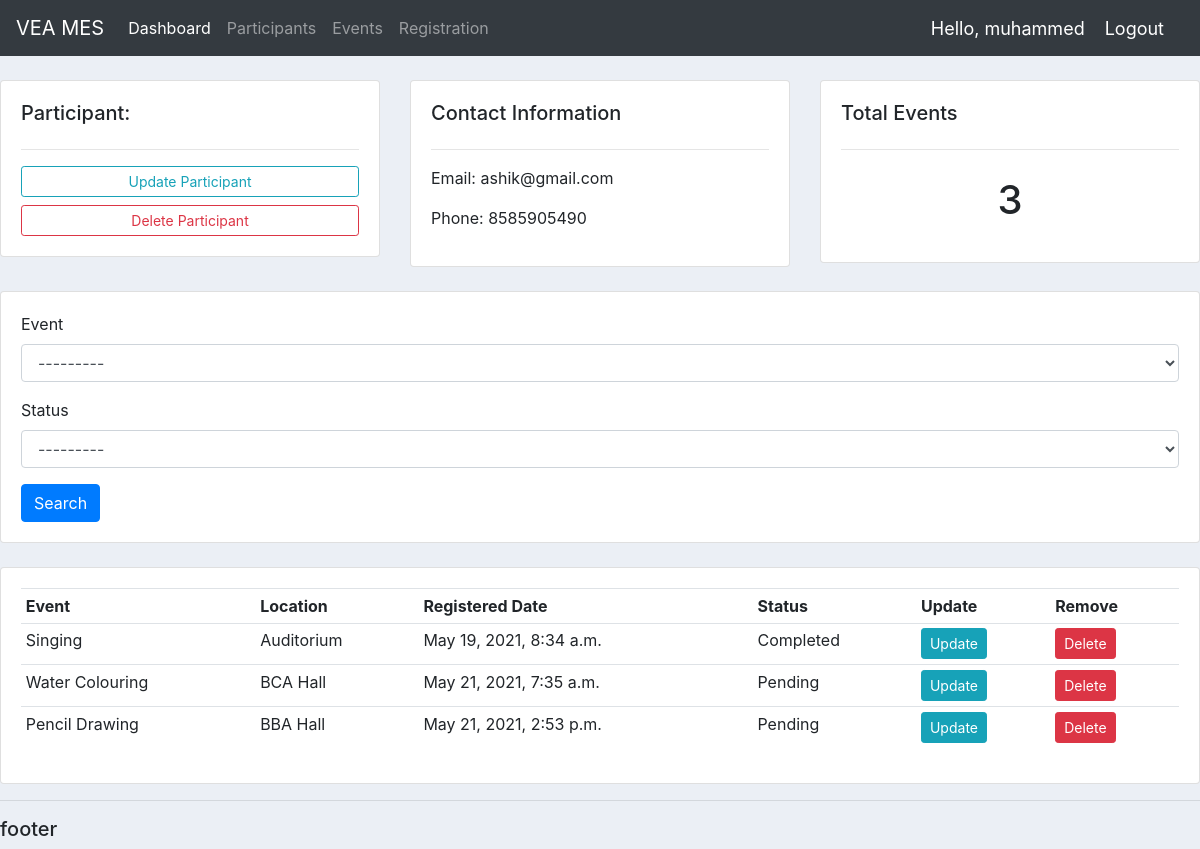
/participant/3/ (signed in), run on the app's committed database.
### accounts/models.py (models this page shows, shortened)
class Participant(models.Model):
    user = models.OneToOneField(User, null=True, on_delete=models.CASCADE)
    name = models.CharField(max_length=200, null=True)
    phone = models.CharField(max_length=200, null=True)
    email = models.CharField(max_length=200, null=True)
    date_created = models.DateTimeField(auto_now_add=True, null=True)

class Event_Member(models.Model):
    STATUS = (
        ('Pending', 'Pending'),
        ('Completed', 'Completed'),
        ('Absent', 'Absent'),
    )
    participant = models.ForeignKey(Participant, null=True, on_delete=models.CASCADE)
    event = models.ForeignKey(Event, null=True, on_delete=models.CASCADE)
    date_created = models.DateTimeField(auto_now_add=True, null=True)
    status = models.CharField(max_length=200, null=True, choices=STATUS)

class Event(models.Model):
    STATUS = (
        ('Ongoing', 'Ongoing'),
        ('Completed', 'Completed'),
        ('Upcoming', 'Upcoming'),
    )
    name = models.CharField(max_length=200, null=True)
    location = models.CharField(max_length=200, null=True)
    number_of_participants = models.CharField(max_length=200, null=True)
    status = models.CharField(max_length=200, null=True, choices=STATUS)
    description = models.CharField(max_length=200, null=True, blank=True)
    date = models.DateTimeField(blank=True, null=True)
    def __str__(self):
        return self.name

### accounts/decorators.py (the view)
        def wrapper_func(request, *args, **kwargs):
            group = None
            if request.user.groups.exists():
                group = request.user.groups.all()[0].name
            if group in allowed_roles:
                return view_func(request, *args, **kwargs)
            else:
                return HttpResponse('You are not authorized to view this page')

### accounts/views.py (called while the page is built)
@login_required(login_url='login')
@allowed_users(allowed_roles=['admin'])
def customer(request, pk_test):
    participant = Participant.objects.get(id=pk_test)
    event_members = participant.event_member_set.all()
    event_member_count = event_members.count()
    myFilter = Event_memberFilter(request.GET, queryset=event_members)
    event_members = myFilter.qs
    context = {'participant': participant, 'event_members': event_members, 'event_member_count': event_member_count,
               'myFilter': myFilter}
    return render(request, 'accounts/customer.html', context)

### accounts/templates/accounts/customer.html
{% extends 'accounts/main.html' %}
{% load crispy_forms_filters %}
{% block content %}
<br>
<div class="row">
	<div class="col-md">
		<div class="card card-body">
			<h5>Participant:</h5>
			<hr>
			<a class="btn btn-outline-info  btn-sm btn-block" href="{% url 'update_participant' participant.id %}">Update Participant</a>
			<a class="btn btn-outline-danger  btn-sm btn-block" href="{% url 'delete_participant' participant.id %}">Delete Participant</a>
		</div>
	</div>
	<div class="col-md">
		<div class="card card-body">
			<h5>Contact Information</h5>
			<hr>
			<p>Email: {{participant.email}}</p>
			<p>Phone: {{participant.phone}}</p>
		</div>
	</div>
	<div class="col-md">
		<div class="card card-body">
			<h5>Total Events</h5>
			<hr>
			<h1 style="text-align: center;padding: 10px">{{event_member_count}}</h1>
		</div>
	</div>
</div>
<br>
<div class="row">
	<div class="col">
		<div class="card card-body">
			<form method="get">
			{{myFilter.form|crispy}}
		    <button class="btn btn-primary" type="submit">Search</button>
		  </form>
		</div>
	</div>
</div>
<br>
<div class="row">
	<div class="col-md">
		<div class="card card-body">
			<table class="table table-sm">
				<tr>
					<th>Event</th>
					<th>Location</th>
					<th>Registered Date</th>
					<th>Status</th>
					<th>Update</th>
					<th>Remove</th>
				</tr>
				{% for event_member in event_members %}
				<tr>
					<td>{{event_member.event}}</td>
					<td>{{event_member.event.location}}</td>
					<td>{{event_member.date_created}}</td>
					<td>{{event_member.status}}</td>
					<td><a class="btn btn-sm btn-info" href="{% url 'update_event_member' event_member.id %}">Update</a> </td>
					<td><a class="btn btn-sm btn-danger" href="{% url 'delete_event_member' event_member.id %}">Delete</a> </td>
				</tr>
				{% endfor %}
			</table>
		</div>
	</div>
</div>
{% endblock %}

### accounts/templates/accounts/navbar.html (shortened to what this page needs)
{% load static %}
<nav class="navbar navbar-expand-lg navbar-dark bg-dark">
  <a class="navbar-brand" href="{% url 'home' %}">VEA MES</a>
  <div class="collapse navbar-collapse" id="navbarNav">
    <ul class="navbar-nav">
      {% if request.user.is_staff %}
      <li class="nav-item active">
        <a class="nav-link" href="{% url 'home' %}">Dashboard</a>
      </li>
      <li class="nav-item">
        <a class="nav-link" href="{% url 'participants' %}">Participants</a>
      </li>
      <li class="nav-item">
        <a class="nav-link" href="{% url 'events' %}">Events</a>
      </li>
      <li class="nav-item">
        <a class="nav-link" href="{% url 'event_member' %}">Registration</a>
      </li>
      {% else %}
       <li class="nav-item">
        <a class="nav-link" href="{% url 'account' %}">Profile</a>
      </li>
      {% endif %}
    </ul>
  </div>
  <span class="hello-msg">Hello, {{request.user}}</span>
  <span ><a  class="hello-msg" href="{% url 'logout' %}">Logout</a></span>
</nav>

### static/css/main.css (style rules this page uses)
body { background-color: #ebeff5; }

### accounts/templates/accounts/navbar.html (style rules this page uses)
.hello-msg { font-size: 18px; color: #fff; margin-right: 20px; }

### data on the page
Participant: email "ashik@gmail.com", phone "8585905490"
Event_Member: event "Singing", event.location "Auditorium", date_created "May 19, 2021, 8:34 a.m.", status "Completed"
Event_Member: event "Water Colouring", event.location "BCA Hall", date_created "May 21, 2021, 7:35 a.m.", status "Pending"
Event_Member: event "Pencil Drawing", event.location "BBA Hall", date_created "May 21, 2021, 2:53 p.m.", status "Pending"

### other printed values
{{ request.user }} "muhammed"
{{ event_member_count }} "3"
